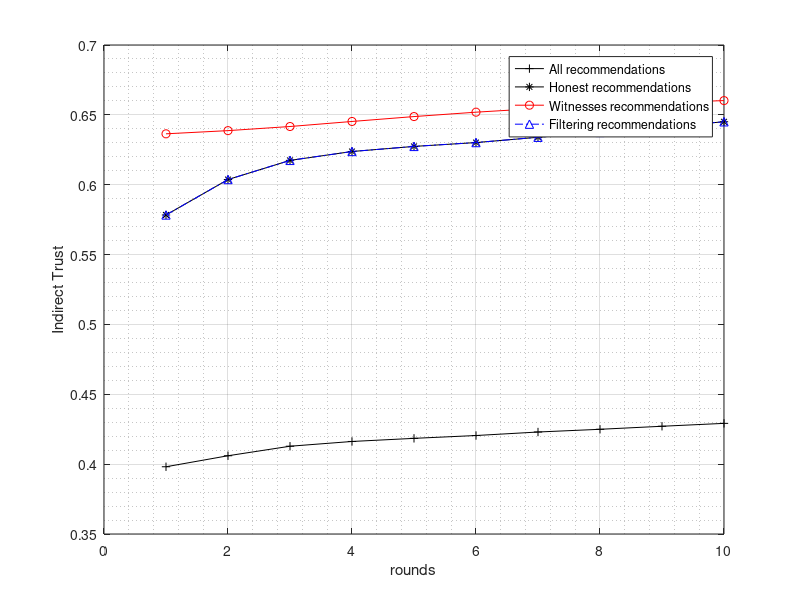

The MATLAB source for this figure:
x=[1  2 3  4 5 6 7 8 9 10];

 y1=[0.398132236
0.406008123
0.412825967
0.416230392
0.418463284
0.420487918
0.423000331
0.424945222
0.427115179
0.429188681];

 y2=[0.578336374
0.603703451
0.617412579
0.62377063
0.627410498
0.630167654
0.633965038
0.637413893
0.641316565
0.645048517];
 
 y3=[0.636432893
0.638714353
0.64166034
0.645272224
0.648778596
0.651921861
0.654583902
0.656764012
0.658579421
0.660225683];
 
 y4=[0.578336374
0.603703451
0.617412579
0.62377063
0.627410498
0.630167654
0.633965038
0.637413893
0.641316565
0.645048517];

 plot(x,y1,'+-k',x,y2,'*-k',x,y3,'o-r',x,y4,'b-.^'); 
 
 xlabel('rounds'); ylabel('Indirect Trust');
 
 
 legend('All recommendations','Honest recommendations','Witnesses recommendations','Filtering recommendations');
  
set( legend,'location','best')

grid on
grid minor